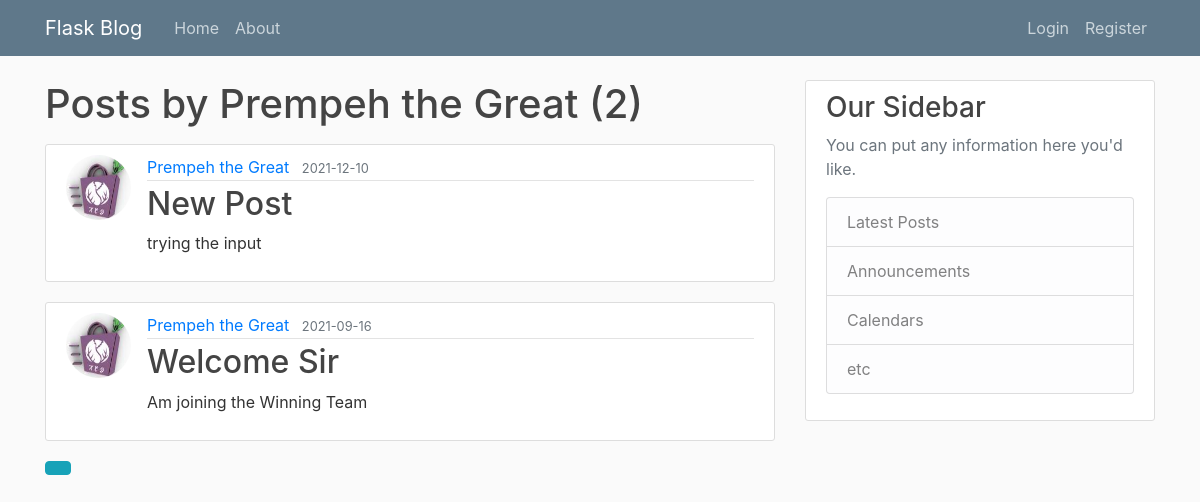
Before: /user/Prempeh the Great with the older database file.
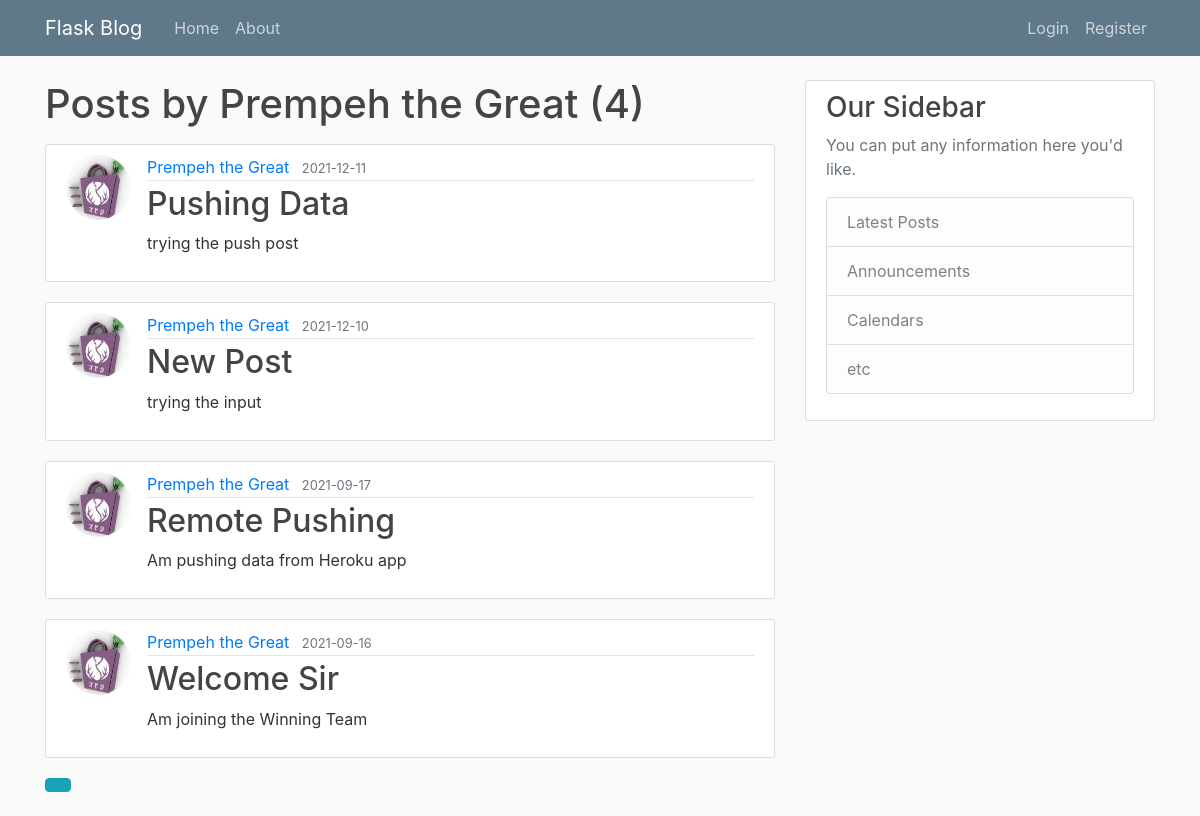
After: the same page with the newer database file.
### flaskblog/models.py (models this page shows, shortened)
class User(db.Model, UserMixin): # class been inherite from
    id = db.Column(db.Integer, primary_key=True)
    username = db.Column(db.String(20), unique=True, nullable=False)
    email = db.Column(db.String(120), unique=True, nullable=False)
    image_file = db.Column(db.String(20), nullable=False, default='default.jpg')
    password = db.Column(db.String(60), nullable=False)
    posts = db.relationship('Post', backref='author', lazy=True)#for loading the data

class Post(db.Model):
    id = db.Column(db.Integer, primary_key=True)
    title = db.Column(db.String(100), nullable=False)
    date_posted = db.Column(db.DateTime, nullable=False, default=datetime.utcnow)
    content = db.Column(db.Text, nullable=False)
    user_id = db.Column(db.Integer, db.ForeignKey('user.id'), nullable=False)

### flaskblog/users/routes.py (the view)
@users.route("/user/<string:username>")
def user_posts(username):
    page = request.args.get('page', 1, type=int)
    user = User.query.filter_by(username=username).first_or_404()
    posts = Post.query.filter_by(author=user)\
        .order_by(Post.date_posted.desc())\
        .paginate(page=page, per_page=5)
    return render_template('user_posts.html', posts=posts, user=user)

### flaskblog/templates/user_posts.html
{% extends "layout.html" %}
{% block content %}
    <h1 class="mb-3">Posts by {{ user.username }} ({{ posts.total }})</h1>
    {% for post in posts.items %}
        <article class="media content-section">
            <img class="rounded-circle article-img" src="{{ url_for('static', filename='profile_pics/' + post.author.image_file) }}">
            <div class="media-body">
                <div class="article-metadata">
                    <a class="mr-2" href="{{ url_for('users.user_posts', username=post.author.username) }}">{{ post.author.username }}</a>
                    <small class="text-muted">{{ post.date_posted.strftime('%Y-%m-%d') }}</small>
                </div>
                <h2><a class="article-title" href="{{ url_for('posts.post', post_id=post.id) }}">{{ post.title }}</a></h2>
                <p class="article-content">{{ post.content }}</p>
            </div>
        </article>
    {% endfor %}
    {% for page_num in posts.iter_pages(left_edge=1, right_edge=1, left_current=1, right_current=2) %}
        {% if page_num %}
            {% if posts.page == page_num %}
            <a class="btn btn-info mb-4" href="{{ url_for('users.user_posts', username=user.username, page=page_num) }}"></a>
            {% else %}
            <a class="btn btn-outline-info mb-4" href="{{ url_for('users.user_posts', username=user.username, page=page_num) }}"></a>
            {% endif %}
        {% else %}
            .....
        {% endif %}
    {% endfor %}
{% endblock content %}

### flaskblog/templates/layout.html (shortened to what this page needs)
<!DOCTYPE html>
<html>
    <head>
        <link rel="stylesheet" href="https://maxcdn.bootstrapcdn.com/bootstrap/4.0.0/css/bootstrap.min.css">
        <link rel="stylesheet" type="text/css" href="{{ url_for('static', filename='main.css') }}">
    </head>
    <body>
        <header class="site-header">
            <nav class="navbar navbar-expand-md navbar-dark bg-steel fixed-top">
              <div class="container">
                <a class="navbar-brand mr-4" href="/">Flask Blog</a>
                <div class="collapse navbar-collapse" id="navbarToggle">
                  <div class="navbar-nav mr-auto">
                    <a class="nav-item nav-link" href="{{ url_for('main.home')}}">Home</a>
                    <a class="nav-item nav-link" href="{{ url_for('main.about')}}">About</a>
                  </div>
                  <div class="navbar-nav">
                    {% if current_user.is_authenticated %}
                      <a class="nav-item nav-link" href="{{ url_for('posts.new_post')}}">New Post</a>
                      <a class="nav-item nav-link" href="{{ url_for('users.account')}}">Account</a>
                      <a class="nav-item nav-link" href="{{ url_for('users.logout')}}">Logout</a>
                    {% else %}
                      <a class="nav-item nav-link" href="{{ url_for('users.login')}}">Login</a>
                      <a class="nav-item nav-link" href="{{ url_for('users.register')}}">Register</a>
                    {% endif %}
                  </div>
                </div>
              </div>
            </nav>
          </header>
          <main role="main" class="container">
            <div class="row">
              <div class="col-md-8">
                {% block content %}{% endblock %}
              </div>
              <div class="col-md-4">
                <div class="content-section">
                  <h3>Our Sidebar</h3>
                  <p class='text-muted'>You can put any information here you'd like.
                    <ul class="list-group">
                      <li class="list-group-item list-group-item-light">Latest Posts</li>
                      <li class="list-group-item list-group-item-light">Announcements</li>
                      <li class="list-group-item list-group-item-light">Calendars</li>
                      <li class="list-group-item list-group-item-light">etc</li>
                    </ul>
                  </p>
                </div>
              </div>
            </div>
          </main>
      </body>
</html>

### flaskblog/static/main.css (style rules this page uses)
body { background: #fafafa; color: #333333; margin-top: 5rem; }
h1, h2, h3, h4, h5, h6 { color: #444444; }
.bg-steel { background-color: #5f788a; }
.site-header .navbar-nav .nav-link { color: #cbd5db; }
.content-section { background: #ffffff; padding: 10px 20px; border: 1px solid #dddddd; border-radius: 3px; margin-bottom: 20px; }
.article-title { color: #444444; }
.article-content { white-space: pre-line; }
.article-img { height: 65px; width: 65px; margin-right: 16px; }
.article-metadata { padding-bottom: 1px; margin-bottom: 4px; border-bottom: 1px solid #e3e3e3 }

Changed rows visible on the page:
added Post: image_file (picture), author.username "Prempeh the Great", date_posted "2021-12-11", title "Pushing Data", content "trying the push post"
added Post: image_file (picture), author.username "Prempeh the Great", date_posted "2021-09-17", title "Remote Pushing", content "Am pushing data from Heroku app"
Other visible differences:
{{ posts.total }}: "2" → "4"
